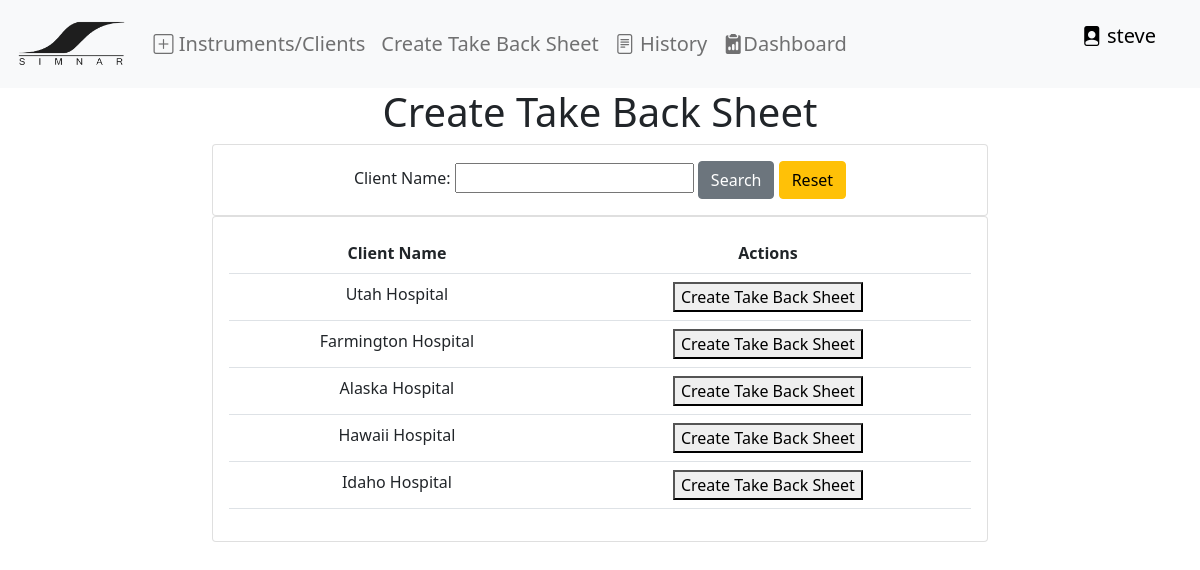
Page /home/ (signed in) on the earlier database version.
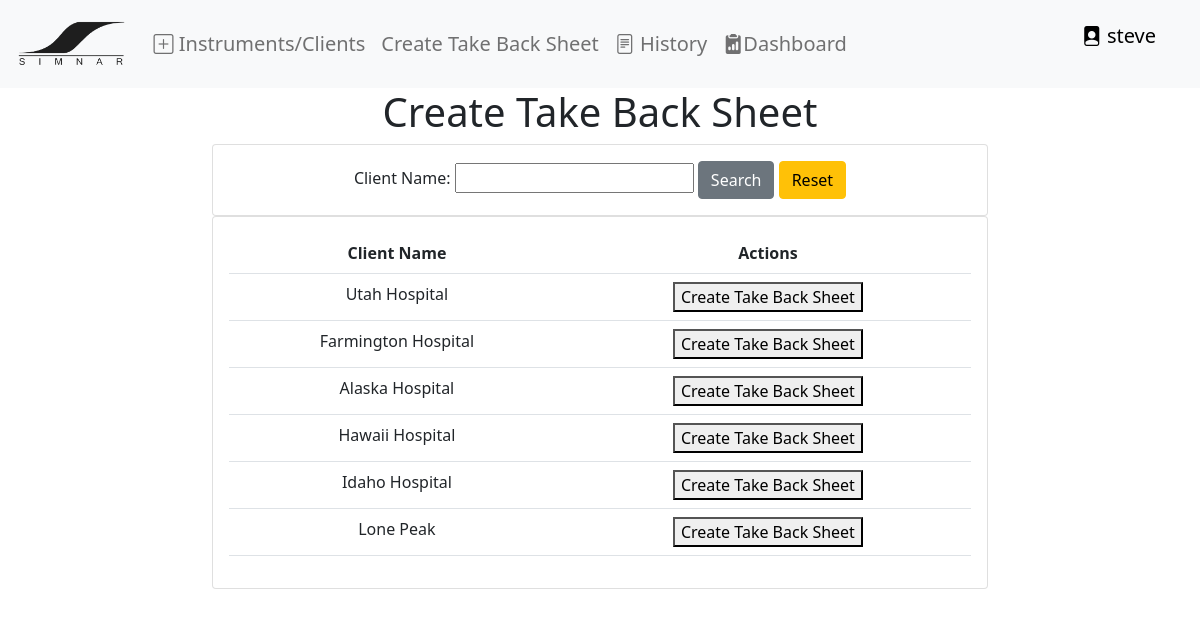
Same page on the later database version.
### invoice/models.py (models this page shows, shortened)
class Client(models.Model):
    name = models.CharField(max_length=100)
    email = models.EmailField()
    phone = models.CharField(max_length=20)
    address = models.TextField()
    tax = models.FloatField(max_length=10, default= 0.0)
    created_by = models.CharField(max_length=100, blank=True, null=True)
    tax = models.FloatField(default=0.0)

### trackingCard/views.py (the view)
# urls.py: path('home/', trackingCardViews.createWorkOrder, name='home'),
@login_required(login_url='invoice:loginPage')
def createWorkOrder(request):
    current_user = request.user
    clients = Client.objects.all()
    clientFilter = ClientFilter(request.GET, queryset=clients)
    clients = clientFilter.qs
    if request.method == 'POST':
        form = WorkOrderForm(request.POST)
        if form.is_valid():
            client_id = form.cleaned_data['client'].id
            today = date.today()
            invoice_date_str = today.strftime('%Y-%m-%d')
            api_payload = {
                "client": client_id,
                "workOrder_date": invoice_date_str,
                "items": [],
                "status": "Waiting_on_Assignment",
                "created_by": current_user.username
            }
            api_url = f'{settings.SITE_URL}/workOrder/api/createWorkOrder/'
            try:
                response = requests.post(api_url, json=api_payload)
                if response.status_code == 201:  # Replace with the appropriate status code
                    response_data = json.loads(response.text)
                    workOrder_id = response_data.get('workOrder_num')
                    api_url = f'{settings.SITE_URL}/workOrder/api/addColor/{workOrder_id}/'
                    api_payload = {"id": workOrder_id}
                    response = requests.put(api_url, json=api_payload)
                    return redirect('invoice:addItemsWorkOrder', workOrder_id)
                else:
                    return render(request, 'tracking/createWorkOrder.html', {'form': form, 'error_message': 'Failed to create Work Order'})
            except requests.exceptions.RequestException as e:
                return HttpResponse('Error: {}'.format(e), status=500)
    else:
        form = WorkOrderForm()
    context = {
        'form': form,
        'clients': clients,
        'clientFilter': clientFilter,
        'user': current_user
    }
    return render(request, 'tracking/createWorkOrder.html', context)

### trackingCard/forms.py
class WorkOrderForm(forms.Form):
    client = forms.ModelChoiceField(queryset=Client.objects.all(), empty_label=None)

### trackingCard/templates/tracking/createWorkOrder.html (shortened to what this page needs)
{% extends "base/base.html" %}
{% block content %}
<h1 style="text-align: center;">Create Take Back Sheet</h1>
<div class="row" style="text-align: center;">
    <div class="col-2"></div>
    <div class="col-md-8">
        <div>
            <div class="card card-body">
                <form method="get" action="{% url 'invoice:createWorkOrder' %}" id="filter-form">
                    {{ clientFilter.form }}
                    <button class="btn btn-secondary" type="submit">Search</button>
                    <a class="btn btn-warning" href="{% url 'invoice:createWorkOrder' %}">Reset</a>
                </form>
            </div>
        </div>
        <div class="card card-body">
            <table class="table">
                <tr>
                    <th>Client Name</th>
                    <th>Actions</th>
                </tr>
                {% for i in clients %}
                <tr>
                    <form method="post" action="{% url 'invoice:createWorkOrder' %}">
                        <td>{{ i.name }}</td>
                        <td>
                            <button type="submit">Create Take Back Sheet</button>
                        </td>
                    </form>
                </tr>
                {% endfor %}
            </table>
        </div>
    </div>
    <div class="col-2"></div>
</div>
{% endblock content %}

Differences in the rows shown:
added Client: name "Lone Peak"
